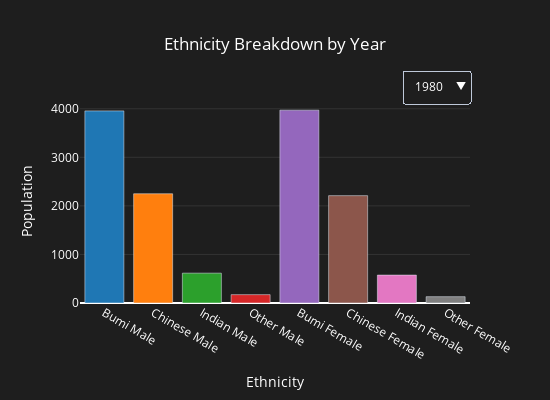

The cell this chart's notebook holds for it:
### Code cell
import plotly.graph_objects as go
import pandas as pd

# Load the data
pop_gen_eth = pd.read_csv(r'./Dataset_pop/comb_eth_FM.csv')

# Create a figure
fig = go.Figure()

# Create a bar chart for the first year as a starting point
default_year = pop_gen_eth['Year'].iloc[0]  # Starting year (e.g., the first year in the dataset)
ethnicities = ['Bumi_M', 'Chi_M', 'Ind_M', 'Other_M', 'Bumi_F', 'Chi_F', 'Ind_F', 'Other_F']
ethnicity_labels = ['Bumi Male', 'Chinese Male', 'Indian Male', 'Other Male', 
                    'Bumi Female', 'Chinese Female', 'Indian Female', 'Other Female']

# Initialize the bars for the first year
bar_values = pop_gen_eth[pop_gen_eth['Year'] == default_year][ethnicities].values.flatten()

# Define custom colors for each ethnicity
colors = ['#1f77b4', '#ff7f0e', '#2ca02c', '#d62728', '#9467bd', '#8c564b', '#e377c2', '#7f7f7f']  # List of colors

# Add the bar chart for the initial year with custom colors
fig.add_trace(go.Bar(
    x=ethnicity_labels,
    y=bar_values,
    name=f"Ethnicity Breakdown for {default_year}",
    marker=dict(color=colors)  # Set custom colors for the bars
))

# Create dropdown buttons for each year
buttons = []

# Create a button for each unique year
for year in pop_gen_eth['Year'].unique():
    bar_values = pop_gen_eth[pop_gen_eth['Year'] == year][ethnicities].values.flatten()  # Values for the selected year
    buttons.append(
        {'label': f'{year}', 
         'method': 'update', 
         'args': [{'type': 'bar', 'x': [ethnicity_labels], 'y': [bar_values]},
                  {'title': f'Ethnicity Breakdown for {year}'}]}
    )

# Add the dropdown to the layout
fig.update_layout(
    updatemenus=[dict(
        type="dropdown",
        x=1,
        xanchor="right",
        y=1.15,
        yanchor="top",
        buttons=buttons,
    )],
    title="Ethnicity Breakdown by Year",
    title_x=0.5,
    xaxis_title="Ethnicity",
    yaxis_title="Population",
    height=400,
    width=550,
    # Dark mode settings
    plot_bgcolor='rgb(30, 30, 30)',  # Dark background
    paper_bgcolor='rgb(30, 30, 30)',  # Dark background for the paper
    font=dict(color='white'),  # White font color for better visibility
    
    xaxis=dict(
        showgrid=False,  # Hide gridlines for a cleaner look
        color='white'    # White color for the x-axis labels
    ),
    yaxis=dict(
        showgrid=True,   # Show gridlines
        gridcolor='rgb(50, 50, 50)',  # Dark gridlines
        color='white'    # White color for the y-axis labels
    ),
)

fig.show()

### Figure 1 — Plotly figure (JSON) as saved in the notebook; plotly's stock layout.template omitted (floating-point values rounded to 4 significant figures)
{"data": [{"marker": {"color": ["#1f77b4", "#ff7f0e", "#2ca02c", "#d62728", "#9467bd", "#8c564b", "#e377c2", "#7f7f7f"]}, "name": "Ethnicity Breakdown for 1980", "type": "bar", "x": ["Bumi Male", "Chinese Male", "Indian Male", "Other Male", "Bumi Female", "Chinese Female", "Indian Female", "Other Female"], "y": [3956.0, 2249.0, 614.6, 172.2, 3971.0, 2211.0, 575, 130.5]}], "layout": {"font": {"color": "white"}, "height": 400, "paper_bgcolor": "rgb(30, 30, 30)", "plot_bgcolor": "rgb(30, 30, 30)", "title": {"text": "Ethnicity Breakdown by Year", "x": 0.5}, "updatemenus": [{"buttons": [{"args": [{"type": "bar", "x": [["Bumi Male", "Chinese Male", "Indian Male", "Other Male", "Bumi Female", "Chinese Female", "Indian Female", "Other Female"]], "y": [[3956.0, 2249.0, 614.6, 172.2, 3971.0, 2211.0, 575, 130.5]]}, {"title": "Ethnicity Breakdown for 1980"}], "label": "1980", "method": "update"}, {"args": [{"type": "bar", "x": [["Bumi Male", "Chinese Male", "Indian Male", "Other Male", "Bumi Female", "Chinese Female", "Indian Female", "Other Female"]], "y": [[4100.0, 2281.0, 625.3, 182.8, 4101, 2240.0, 587.6, 139.6]]}, {"title": "Ethnicity Breakdown for 1981"}], "label": "1981", "method": "update"}, {"args": [{"type": "bar", "x": [["Bumi Male", "Chinese Male", "Indian Male", "Other Male", "Bumi Female", "Chinese Female", "Indian Female", "Other Female"]], "y": [[4251.0, 2312.0, 636.4, 194.4, 4238.0, 2269.0, 600.3, 149.3]]}, {"title": "Ethnicity Breakdown for 1982"}], "label": "1982", "method": "update"}, {"args": [{"type": "bar", "x": [["Bumi Male", "Chinese Male", "Indian Male", "Other Male", "Bumi Female", "Chinese Female", "Indian Female", "Other Female"]], "y": [[4406.0, 2341.0, 646.8, 205.9, 4380.0, 2296.0, 612, 158.9]]}, {"title": "Ethnicity Breakdown for 1983"}], "label": "1983", "method": "update"}, {"args": [{"type": "bar", "x": [["Bumi Male", "Chinese Male", "Indian Male", "Other Male", "Bumi Female", "Chinese Female", "Indian Female", "Other Female"]], "y": [[4567.0, 2369.0, 656.2, 217.6, 4526.0, 2322.0, 623.7, 168.8]]}, {"title": "Ethnicity Breakdown for 1984"}], "label": "1984", "method": "update"}, {"args": [{"type": "bar", "x": [["Bumi Male", "Chinese Male", "Indian Male", "Other Male", "Bumi Female", "Chinese Female", "Indian Female", "Other Female"]], "y": [[4739.0, 2398.0, 666, 229.5, 4686.0, 2349.0, 635.6, 179]]}, {"title": "Ethnicity Breakdown for 1985"}], "label": "1985", "method": "update"}, {"args": [{"type": "bar", "x": [["Bumi Male", "Chinese Male", "Indian Male", "Other Male", "Bumi Female", "Chinese Female", "Indian Female", "Other Female"]], "y": [[4920.0, 2426.0, 676.1, 241.9, 4854.0, 2374, 647.6, 189.3]]}, {"title": "Ethnicity Breakdown for 1986"}], "label": "1986", "method": "update"}, {"args": [{"type": "bar", "x": [["Bumi Male", "Chinese Male", "Indian Male", "Other Male", "Bumi Female", "Chinese Female", "Indian Female", "Other Female"]], "y": [[5104.0, 2450.0, 686.6, 253.9, 5024.0, 2395.0, 660.3, 199.8]]}, {"title": "Ethnicity Breakdown for 1987"}], "label": "1987", "method": "update"}, {"args": [{"type": "bar", "x": [["Bumi Male", "Chinese Male", "Indian Male", "Other Male", "Bumi Female", "Chinese Female", "Indian Female", "Other Female"]], "y": [[5287, 2476.0, 696.4, 266.5, 5194.0, 2417.0, 671.6, 210.5]]}, {"title": "Ethnicity Breakdown for 1988"}], "label": "1988", "method": "update"}, {"args": [{"type": "bar", "x": [["Bumi Male", "Chinese Male", "Indian Male", "Other Male", "Bumi Female", "Chinese Female", "Indian Female", "Other Female"]], "y": [[5466.0, 2505, 705.4, 280.2, 5359.0, 2443.0, 682.2, 221.4]]}, {"title": "Ethnicity Breakdown for 1989"}], "label": "1989", "method": "update"}, {"args": [{"type": "bar", "x": [["Bumi Male", "Chinese Male", "Indian Male", "Other Male", "Bumi Female", "Chinese Female", "Indian Female", "Other Female"]], "y": [[5650, 2527.0, 715.1, 293.3, 5528.0, 2463.0, 693.4, 232]]}, {"title": "Ethnicity Breakdown for 1990"}], "label": "1990", "method": "update"}, {"args": [{"type": "bar", "x": [["Bumi Male", "Chinese Male", "Indian Male", "Other Male", "Bumi Female", "Chinese Female", "Indian Female", "Other Female"]], "y": [[5590.0, 2545.0, 709.9, 98.2, 5532.0, 2476.0, 696.9, 96.5]]}, {"title": "Ethnicity Breakdown for 1991"}], "label": "1991", "method": "update"}, {"args": [{"type": "bar", "x": [["Bumi Male", "Chinese Male", "Indian Male", "Other Male", "Bumi Female", "Chinese Female", "Indian Female", "Other Female"]], "y": [[5763.0, 2589.0, 725.2, 105.7, 5696.0, 2510.0, 713, 103.5]]}, {"title": "Ethnicity Breakdown for 1992"}], "label": "1992", "method": "update"}, {"args": [{"type": "bar", "x": [["Bumi Male", "Chinese Male", "Indian Male", "Other Male", "Bumi Female", "Chinese Female", "Indian Female", "Other Female"]], "y": [[5940.0, 2634.0, 740.8, 111.2, 5864.0, 2548.0, 729.3, 108.5]]}, {"title": "Ethnicity Breakdown for 1993"}], "label": "1993", "method": "update"}, {"args": [{"type": "bar", "x": [["Bumi Male", "Chinese Male", "Indian Male", "Other Male", "Bumi Female", "Chinese Female", "Indian Female", "Other Female"]], "y": [[6118.0, 2679.0, 756.2, 115.6, 6036, 2585.0, 745.7, 112.9]]}, {"title": "Ethnicity Breakdown for 1994"}], "label": "1994", "method": "update"}, {"args": [{"type": "bar", "x": [["Bumi Male", "Chinese Male", "Indian Male", "Other Male", "Bumi Female", "Chinese Female", "Indian Female", "Other Female"]], "y": [[6299.0, 2724.0, 770.6, 119.7, 6210.0, 2622.0, 761.7, 116.8]]}, {"title": "Ethnicity Breakdown for 1995"}], "label": "1995", "method": "update"}, {"args": [{"type": "bar", "x": [["Bumi Male", "Chinese Male", "Indian Male", "Other Male", "Bumi Female", "Chinese Female", "Indian Female", "Other Female"]], "y": [[6480.0, 2768.0, 786.1, 123.3, 6385.0, 2658.0, 777.3, 120.5]]}, {"title": "Ethnicity Breakdown for 1996"}], "label": "1996", "method": "update"}, {"args": [{"type": "bar", "x": [["Bumi Male", "Chinese Male", "Indian Male", "Other Male", "Bumi Female", "Chinese Female", "Indian Female", "Other Female"]], "y": [[6663.0, 2813.0, 801, 127, 6562.0, 2694.0, 793.4, 124.5]]}, {"title": "Ethnicity Breakdown for 1997"}], "label": "1997", "method": "update"}, {"args": [{"type": "bar", "x": [["Bumi Male", "Chinese Male", "Indian Male", "Other Male", "Bumi Female", "Chinese Female", "Indian Female", "Other Female"]], "y": [[6852.0, 2858.0, 816.8, 130.5, 6745.0, 2731.0, 810, 128.8]]}, {"title": "Ethnicity Breakdown for 1998"}], "label": "1998", "method": "update"}, {"args": [{"type": "bar", "x": [["Bumi Male", "Chinese Male", "Indian Male", "Other Male", "Bumi Female", "Chinese Female", "Indian Female", "Other Female"]], "y": [[7041.0, 2904, 832.9, 134.5, 6931.0, 2771.0, 828, 133]]}, {"title": "Ethnicity Breakdown for 1999"}], "label": "1999", "method": "update"}, {"args": [{"type": "bar", "x": [["Bumi Male", "Chinese Male", "Indian Male", "Other Male", "Bumi Female", "Chinese Female", "Indian Female", "Other Female"]], "y": [[7231.0, 2950.0, 850.3, 137.9, 7118.0, 2811.0, 845.7, 136.7]]}, {"title": "Ethnicity Breakdown for 2000"}], "label": "2000", "method": "update"}, {"args": [{"type": "bar", "x": [["Bumi Male", "Chinese Male", "Indian Male", "Other Male", "Bumi Female", "Chinese Female", "Indian Female", "Other Female"]], "y": [[7397, 2998.0, 864.1, 138.9, 7277.0, 2851.0, 859, 137]]}, {"title": "Ethnicity Breakdown for 2001"}], "label": "2001", "method": "update"}, {"args": [{"type": "bar", "x": [["Bumi Male", "Chinese Male", "Indian Male", "Other Male", "Bumi Female", "Chinese Female", "Indian Female", "Other Female"]], "y": [[7560.0, 3038.0, 877, 139.4, 7434.0, 2885, 871.2, 137.2]]}, {"title": "Ethnicity Breakdown for 2002"}], "label": "2002", "method": "update"}, {"args": [{"type": "bar", "x": [["Bumi Male", "Chinese Male", "Indian Male", "Other Male", "Bumi Female", "Chinese Female", "Indian Female", "Other Female"]], "y": [[7718.0, 3077.0, 889.3, 140.1, 7586, 2917.0, 882.8, 137.1]]}, {"title": "Ethnicity Breakdown for 2003"}], "label": "2003", "method": "update"}, {"args": [{"type": "bar", "x": [["Bumi Male", "Chinese Male", "Indian Male", "Other Male", "Bumi Female", "Chinese Female", "Indian Female", "Other Female"]], "y": [[7878.0, 3114.0, 901.4, 140.4, 7746.0, 2948, 895.5, 137]]}, {"title": "Ethnicity Breakdown for 2004"}], "label": "2004", "method": "update"}, {"args": [{"type": "bar", "x": [["Bumi Male", "Chinese Male", "Indian Male", "Other Male", "Bumi Female", "Chinese Female", "Indian Female", "Other Female"]], "y": [[8042.0, 3149.0, 912.7, 140.7, 7905.0, 2978.0, 906.5, 136.8]]}, {"title": "Ethnicity Breakdown for 2005"}], "label": "2005", "method": "update"}, {"args": [{"type": "bar", "x": [["Bumi Male", "Chinese Male", "Indian Male", "Other Male", "Bumi Female", "Chinese Female", "Indian Female", "Other Female"]], "y": [[8207.0, 3184.0, 924.3, 141.2, 8067.0, 3007.0, 917.2, 136.8]]}, {"title": "Ethnicity Breakdown for 2006"}], "label": "2006", "method": "update"}, {"args": [{"type": "bar", "x": [["Bumi Male", "Chinese Male", "Indian Male", "Other Male", "Bumi Female", "Chinese Female", "Indian Female", "Other Female"]], "y": [[8375, 3219.0, 934.8, 142, 8232.0, 3035.0, 927.7, 137.3]]}, {"title": "Ethnicity Breakdown for 2007"}], "label": "2007", "method": "update"}, {"args": [{"type": "bar", "x": [["Bumi Male", "Chinese Male", "Indian Male", "Other Male", "Bumi Female", "Chinese Female", "Indian Female", "Other Female"]], "y": [[8544.0, 3252.0, 945.8, 143.3, 8399.0, 3063.0, 938.2, 137.7]]}, {"title": "Ethnicity Breakdown for 2008"}], "label": "2008", "method": "update"}, {"args": [{"type": "bar", "x": [["Bumi Male", "Chinese Male", "Indian Male", "Other Male", "Bumi Female", "Chinese Female", "Indian Female", "Other Female"]], "y": [[8721.0, 3284.0, 956.3, 142, 8572.0, 3089.0, 948.2, 136.1]]}, {"title": "Ethnicity Breakdown for 2009"}], "label": "2009", "method": "update"}, {"args": [{"type": "bar", "x": [["Bumi Male", "Chinese Male", "Indian Male", "Other Male", "Bumi Female", "Chinese Female", "Indian Female", "Other Female"]], "y": [[8915, 3314.0, 966.1, 118.9, 8761.0, 3116.0, 958.7, 113.1]]}, {"title": "Ethnicity Breakdown for 2010"}], "label": "2010", "method": "update"}, {"args": [{"type": "bar", "x": [["Bumi Male", "Chinese Male", "Indian Male", "Other Male", "Bumi Female", "Chinese Female", "Indian Female", "Other Female"]], "y": [[9058.0, 3334.0, 973.1, 123.7, 8906.0, 3137.0, 966.8, 118]]}, {"title": "Ethnicity Breakdown for 2011"}], "label": "2011", "method": "update"}, {"args": [{"type": "bar", "x": [["Bumi Male", "Chinese Male", "Indian Male", "Other Male", "Bumi Female", "Chinese Female", "Indian Female", "Other Female"]], "y": [[9203.0, 3352.0, 978.3, 127.5, 9047.0, 3158.0, 973.6, 121.4]]}, {"title": "Ethnicity Breakdown for 2012"}], "label": "2012", "method": "update"}, {"args": [{"type": "bar", "x": [["Bumi Male", "Chinese Male", "Indian Male", "Other Male", "Bumi Female", "Chinese Female", "Indian Female", "Other Female"]], "y": [[9354.0, 3373.0, 983.6, 131.4, 9195.0, 3182.0, 981.6, 125.4]]}, {"title": "Ethnicity Breakdown for 2013"}], "label": "2013", "method": "update"}, {"args": [{"type": "bar", "x": [["Bumi Male", "Chinese Male", "Indian Male", "Other Male", "Bumi Female", "Chinese Female", "Indian Female", "Other Female"]], "y": [[9513.0, 3387, 987.8, 136.2, 9354.0, 3199.0, 989.7, 129.6]]}, {"title": "Ethnicity Breakdown for 2014"}], "label": "2014", "method": "update"}, {"args": [{"type": "bar", "x": [["Bumi Male", "Chinese Male", "Indian Male", "Other Male", "Bumi Female", "Chinese Female", "Indian Female", "Other Female"]], "y": [[9669.0, 3402.0, 990.8, 139.6, 9514.0, 3217.0, 995.5, 132.6]]}, {"title": "Ethnicity Breakdown for 2015"}], "label": "2015", "method": "update"}, {"args": [{"type": "bar", "x": [["Bumi Male", "Chinese Male", "Indian Male", "Other Male", "Bumi Female", "Chinese Female", "Indian Female", "Other Female"]], "y": [[9823.0, 3414.0, 991.6, 144.2, 9662.0, 3232.0, 1000, 136.5]]}, {"title": "Ethnicity Breakdown for 2016"}], "label": "2016", "method": "update"}, {"args": [{"type": "bar", "x": [["Bumi Male", "Chinese Male", "Indian Male", "Other Male", "Bumi Female", "Chinese Female", "Indian Female", "Other Female"]], "y": [[9970.0, 3421.0, 994.9, 147.6, 9812.0, 3244.0, 1006.0, 140.4]]}, {"title": "Ethnicity Breakdown for 2017"}], "label": "2017", "method": "update"}, {"args": [{"type": "bar", "x": [["Bumi Male", "Chinese Male", "Indian Male", "Other Male", "Bumi Female", "Chinese Female", "Indian Female", "Other Female"]], "y": [[10120.0, 3427.0, 997.5, 150.6, 9960.0, 3255.0, 1011.0, 143.2]]}, {"title": "Ethnicity Breakdown for 2018"}], "label": "2018", "method": "update"}, {"args": [{"type": "bar", "x": [["Bumi Male", "Chinese Male", "Indian Male", "Other Male", "Bumi Female", "Chinese Female", "Indian Female", "Other Female"]], "y": [[10260.0, 3434.0, 999.9, 153.7, 10110.0, 3265.0, 1015, 146.1]]}, {"title": "Ethnicity Breakdown for 2019"}], "label": "2019", "method": "update"}, {"args": [{"type": "bar", "x": [["Bumi Male", "Chinese Male", "Indian Male", "Other Male", "Bumi Female", "Chinese Female", "Indian Female", "Other Female"]], "y": [[10452, 3518.0, 1008.0, 116.7, 10200.0, 3375.0, 991.6, 98.7]]}, {"title": "Ethnicity Breakdown for 2020"}], "label": "2020", "method": "update"}, {"args": [{"type": "bar", "x": [["Bumi Male", "Chinese Male", "Indian Male", "Other Male", "Bumi Female", "Chinese Female", "Indian Female", "Other Female"]], "y": [[10580.0, 3514.0, 1008, 118.9, 10322, 3378.0, 994.6, 101.2]]}, {"title": "Ethnicity Breakdown for 2021"}], "label": "2021", "method": "update"}, {"args": [{"type": "bar", "x": [["Bumi Male", "Chinese Male", "Indian Male", "Other Male", "Bumi Female", "Chinese Female", "Indian Female", "Other Female"]], "y": [[10680.0, 3501, 1005.0, 120.2, 10420.0, 3373.0, 994.9, 102.9]]}, {"title": "Ethnicity Breakdown for 2022"}], "label": "2022", "method": "update"}, {"args": [{"type": "bar", "x": [["Bumi Male", "Chinese Male", "Indian Male", "Other Male", "Bumi Female", "Chinese Female", "Indian Female", "Other Female"]], "y": [[10787, 3492.0, 1004.0, 121.9, 10540.0, 3371.0, 996.8, 104.4]]}, {"title": "Ethnicity Breakdown for 2023"}], "label": "2023", "method": "update"}], "type": "dropdown", "x": 1, "xanchor": "right", "y": 1.15, "yanchor": "top"}], "width": 550, "xaxis": {"color": "white", "showgrid": false, "title": {"text": "Ethnicity"}}, "yaxis": {"color": "white", "gridcolor": "rgb(50, 50, 50)", "showgrid": true, "title": {"text": "Population"}}}}
